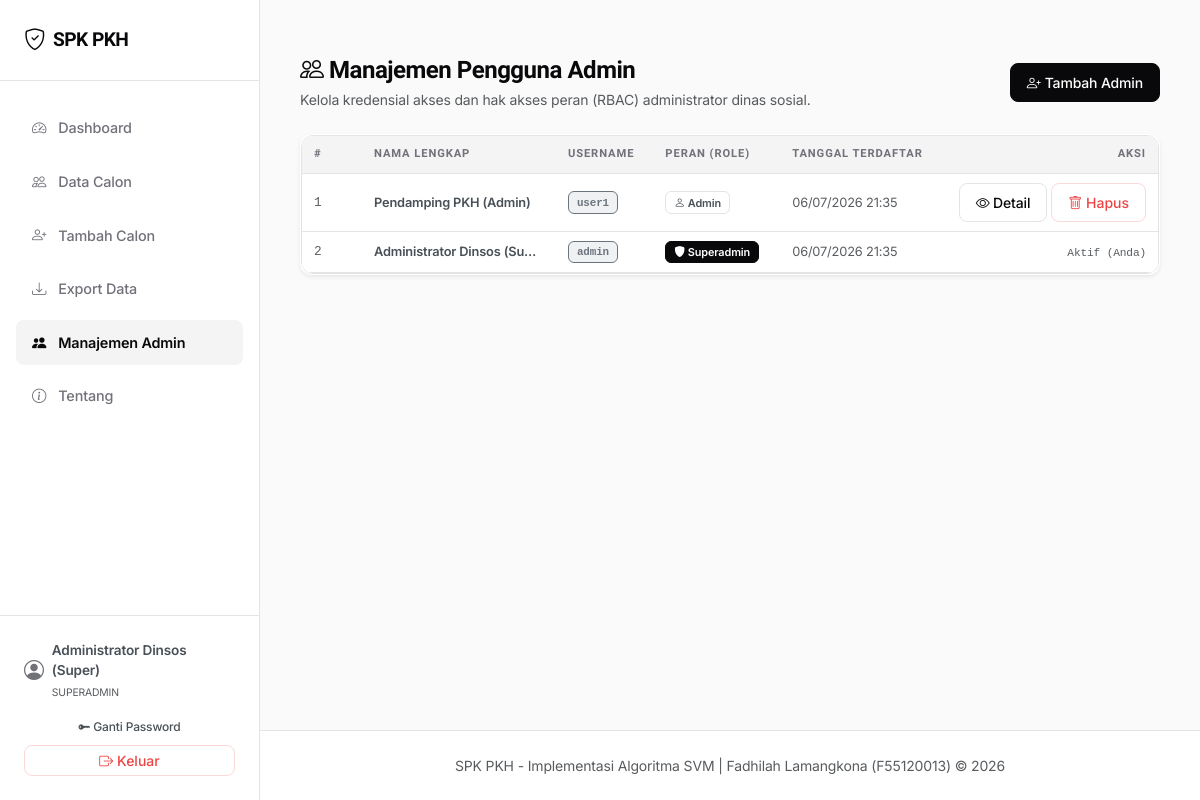
Page /admin/users (signed in) on the committed database.
### models_db.py (models this page shows, shortened)
class User(db.Model):
    __tablename__ = 'users'
    id = db.Column(db.Integer, primary_key=True)
    username = db.Column(db.String(50), unique=True, nullable=False)
    password_hash = db.Column(db.String(255), nullable=False)
    nama_lengkap = db.Column(db.String(100), nullable=False)
    role = db.Column(db.String(20), nullable=False, default='admin')  # 'superadmin' atau 'admin'
    must_change_password = db.Column(db.Boolean, default=False)
    created_at = db.Column(db.DateTime, default=lambda: datetime.now(timezone.utc))

### routes/admin.py (the view)
@admin_bp.route('/users')
@login_required
@superadmin_required
def list_users():
    users = User.query.order_by(User.created_at.desc()).all()
    return render_template('admin/users.html', users=users)

### core/auth.py (called while the page is built)
def login_required(f):
    @wraps(f)
    def decorated_function(*args, **kwargs):
        if 'user_id' not in session:
            flash('Silakan login terlebih dahulu untuk mengakses sistem.', 'warning')
            return redirect(url_for('auth.login'))
        from flask import request as _req
        if _req.endpoint != 'auth.change_password':
            user = User.query.get(session['user_id'])
            if user and user.must_change_password:
                flash('Anda harus mengganti password sebelum dapat mengakses sistem.', 'warning')
                return redirect(url_for('auth.change_password', force=True))
        return f(*args, **kwargs)
    return decorated_function

def superadmin_required(f):
    @wraps(f)
    def decorated_function(*args, **kwargs):
        if 'user_id' not in session:
            flash('Silakan login terlebih dahulu untuk mengakses sistem.', 'warning')
            return redirect(url_for('auth.login'))
        user = User.query.get(session['user_id'])
        if not user or user.role != 'superadmin':
            flash('Anda tidak memiliki hak akses untuk halaman ini.', 'danger')
            return redirect(url_for('dashboard.index'))
        return f(*args, **kwargs)
    return decorated_function

def inject_user():
    if 'user_id' in session:
        user = User.query.get(session['user_id'])
        return dict(current_user=user)
    return dict(current_user=None)

def generate_csrf_token():
    if '_csrf_token' not in session:
        session['_csrf_token'] = secrets.token_hex(32)
    return session['_csrf_token']

def inject_csrf():
    return dict(csrf_token=generate_csrf_token())

### core/security.py (called while the page is built)
def register_security_headers(app):
    @app.after_request
    def add_security_headers(response):
        for header, value in _SECURITY_HEADERS.items():
            response.headers[header] = value
        return response

### templates/admin/users.html (shortened to what this page needs)
{% extends 'base.html' %}
{% block content %}
<div class="stagger-container">
    <div class="d-flex justify-content-between align-items-center mb-4">
        <div>
            <h4 class="mb-1"><i class="bi bi-people"></i> Manajemen Pengguna Admin</h4>
            <p class="text-muted small mb-0">Kelola kredensial akses dan hak akses peran (RBAC) administrator dinas sosial.</p>
        </div>
        <a href="{{ url_for('admin.tambah_user') }}" class="btn btn-primary btn-sm d-flex align-items-center gap-1">
            <i class="bi bi-person-plus"></i> Tambah Admin
        </a>
    </div>
    {% if users %}
    <div class="card shadow-sm border border-light border-opacity-10">
        <div class="card-body p-0">
            <div class="table-responsive">
                <table class="table table-hover align-middle">
                    <thead>
                        <tr>
                            <th style="width: 60px;">#</th>
                            <th>Nama Lengkap</th>
                            <th>Username</th>
                            <th>Peran (Role)</th>
                            <th>Tanggal Terdaftar</th>
                            <th class="text-end" style="width: 180px;">Aksi</th>
                        </tr>
                    </thead>
                    <tbody>
                        {% for u in users %}
                        <tr>
                            <td class="font-monospace text-muted small">{{ loop.index }}</td>
                            <td class="fw-semibold text-dark-emphasis">{{ u.nama_lengkap }}</td>
                            <td><span class="badge bg-secondary bg-opacity-10 text-secondary border border-secondary border-opacity-20 font-monospace">{{ u.username }}</span></td>
                            <td>
                                {% if u.role == 'superadmin' %}
                                <span class="badge badge-layak"><i class="bi bi-shield-fill"></i> Superadmin</span>
                                {% else %}
                                <span class="badge badge-tidak-layak text-dark-emphasis"><i class="bi bi-person"></i> Admin</span>
                                {% endif %}
                            </td>
                            <td class="text-muted small">{{ u.created_at.strftime('%d/%m/%Y %H:%M') if u.created_at else '-' }}</td>
                            <td class="text-end">
                                {% if u.id != current_user.id %}
                                <div class="d-flex gap-1 justify-content-end">
                                    <a href="{{ url_for('admin.detail_user', id=u.id) }}" class="btn btn-outline-primary btn-sm" title="Lihat Detail">
                                        <i class="bi bi-eye"></i> Detail
                                    </a>
                                    <button type="button" class="btn btn-outline-danger btn-sm" title="Hapus Akun"
                                            data-bs-toggle="modal" data-bs-target="#hapusModal"
                                            data-id="{{ u.id }}" data-nama="{{ u.nama_lengkap }}">
                                        <i class="bi bi-trash"></i> Hapus
                                    </button>
                                </div>
                                {% else %}
                                <span class="text-muted small font-monospace italic">Aktif (Anda)</span>
                                {% endif %}
                            </td>
                        </tr>
                        {% endfor %}
                    </tbody>
                </table>
            </div>
        </div>
    </div>
    {% endif %}
</div>
{% endblock %}

### templates/base.html (shortened to what this page needs)
<!DOCTYPE html>
<html lang="id" data-bs-theme="light">
<head>
    <link href="https://cdn.jsdelivr.net/npm/bootstrap@5.3.3/dist/css/bootstrap.min.css" rel="stylesheet">
    <link rel="stylesheet" href="https://cdn.jsdelivr.net/npm/bootstrap-icons@1.11.3/font/bootstrap-icons.min.css">
    <link rel="stylesheet" href="{{ url_for('static', filename='css/style.css') }}">
</head>
<body>
    {% if current_user %}
    <div class="app-container">
        <aside class="sidebar-panel" id="sidebarPanel">
            <div class="sidebar-header">
                <a class="sidebar-brand" href="{{ url_for('dashboard.index') }}">
                    <i class="bi bi-shield-check"></i> SPK PKH
                </a>
            </div>
            <ul class="sidebar-menu">
                <li>
                    <a class="sidebar-link {% if request.endpoint == 'dashboard.index' %}active{% endif %}" href="{{ url_for('dashboard.index') }}">
                        <i class="bi bi-speedometer2"></i> Dashboard
                    </a>
                </li>
                <li>
                    <a class="sidebar-link {% if request.endpoint in ('calon.daftar_calon', 'calon.edit_calon', 'calon.prediksi_ulang', 'calon.export_calon') %}active{% endif %}" href="{{ url_for('calon.daftar_calon') }}">
                        <i class="bi bi-people"></i> Data Calon
                    </a>
                </li>
                <li>
                    <a class="sidebar-link {% if request.endpoint in ('calon.tambah_calon', 'calon.import_calon') %}active{% endif %}" href="{{ url_for('calon.tambah_calon') }}">
                        <i class="bi bi-person-plus"></i> Tambah Calon
                    </a>
                </li>
                <li>
                    <a class="sidebar-link {% if request.endpoint == 'calon.export_calon' %}active{% endif %}" href="{{ url_for('calon.export_calon') }}">
                        <i class="bi bi-download"></i> Export Data
                    </a>
                </li>
                {% if current_user.role == 'superadmin' %}
                <li>
                    <a class="sidebar-link {% if request.endpoint in ('admin.list_users', 'admin.tambah_user') %}active{% endif %}" href="{{ url_for('admin.list_users') }}">
                        <i class="bi bi-people-fill"></i> Manajemen Admin
                    </a>
                </li>
                {% endif %}
                <li>
                    <a class="sidebar-link {% if request.endpoint == 'about.index' %}active{% endif %}" href="{{ url_for('about.index') }}">
                        <i class="bi bi-info-circle"></i> Tentang
                    </a>
                </li>
            </ul>
            <div class="sidebar-footer">
                <div class="sidebar-user">
                    <i class="bi bi-person-circle fs-5"></i>
                    <div>
                        <div class="fw-semibold text-dark-emphasis">{{ current_user.nama_lengkap }}</div>
                        <small class="text-muted text-uppercase" style="font-size: 0.65rem;">
                            {{ 'Superadmin' if current_user.role == 'superadmin' else 'Admin Pendamping' }}
                        </small>
                    </div>
                </div>
                <div class="d-flex flex-column gap-1 w-100">
                    <a href="{{ url_for('auth.change_password') }}" class="btn btn-outline-secondary w-100 btn-sm py-1 border-light border-opacity-10 text-dark-emphasis" style="font-size: 0.75rem;">
                        <i class="bi bi-key-fill"></i> Ganti Password
                    </a>
                    <form method="POST" action="{{ url_for('auth.logout') }}" class="w-100">
                        <button type="submit" class="btn btn-outline-danger w-100 btn-sm py-1">
                            <i class="bi bi-box-arrow-right"></i> Keluar
                        </button>
                    </form>
                </div>
            </div>
        </aside>
        <div class="content-wrapper">
            <main class="main-content">
                {% block content %}{% endblock %}
            </main>
            <footer class="footer">
                <div class="container-fluid text-center text-muted small">
                    SPK PKH - Implementasi Algoritma SVM |
                    Fadhilah Lamangkona (F55120013) &copy; 2026
                </div>
            </footer>
        </div>
    </div>
    {% endif %}
</body>
</html>

### rows in the picture
User: nama_lengkap "Administrator Dinsos (Super)", role "SUPERADMIN", nama_lengkap "Administrator Dinsos (Su…", username "admin", shows "Superadmin", created_at "06/07/2026 21:35", shows "Aktif (Anda)"
User: nama_lengkap "Pendamping PKH (Admin)", username "user1", role "admin" (drawn), created_at "06/07/2026 21:35"
